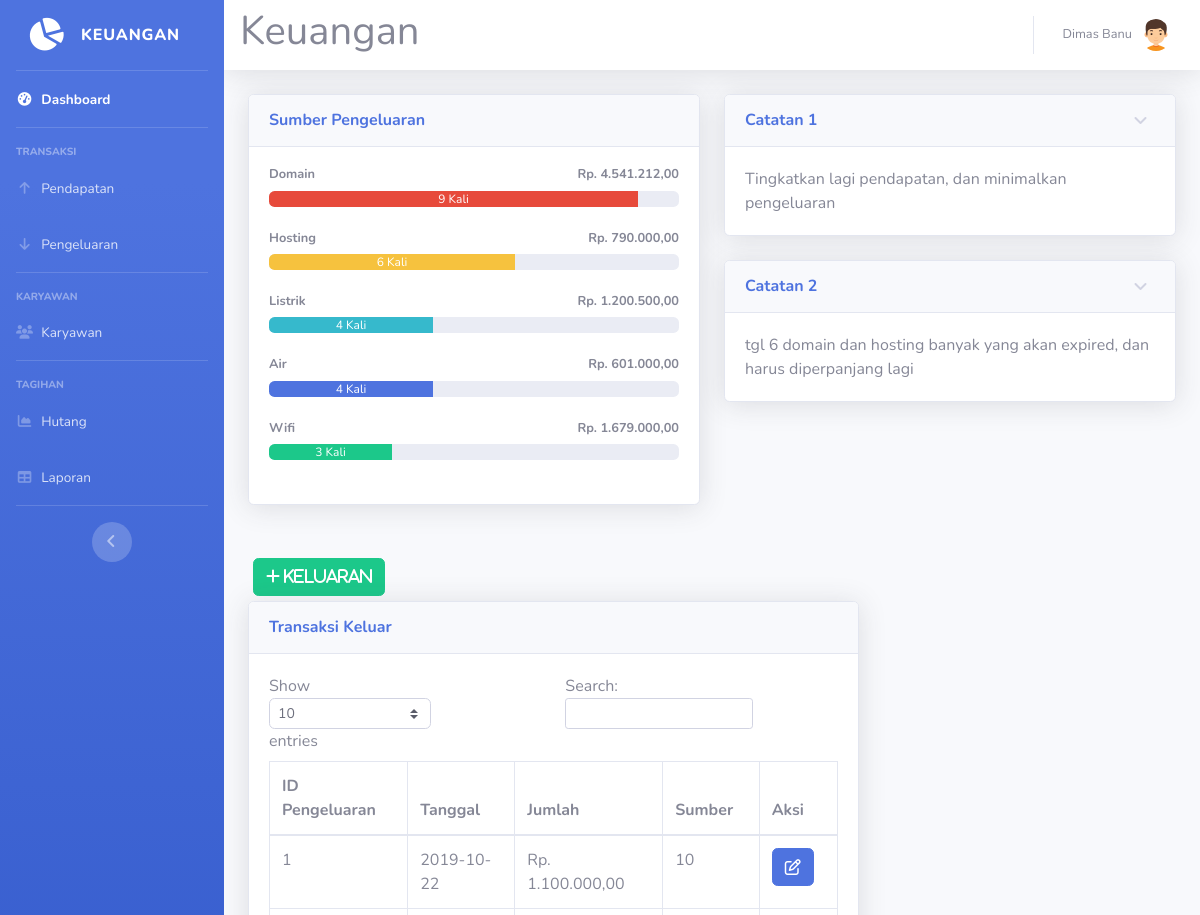
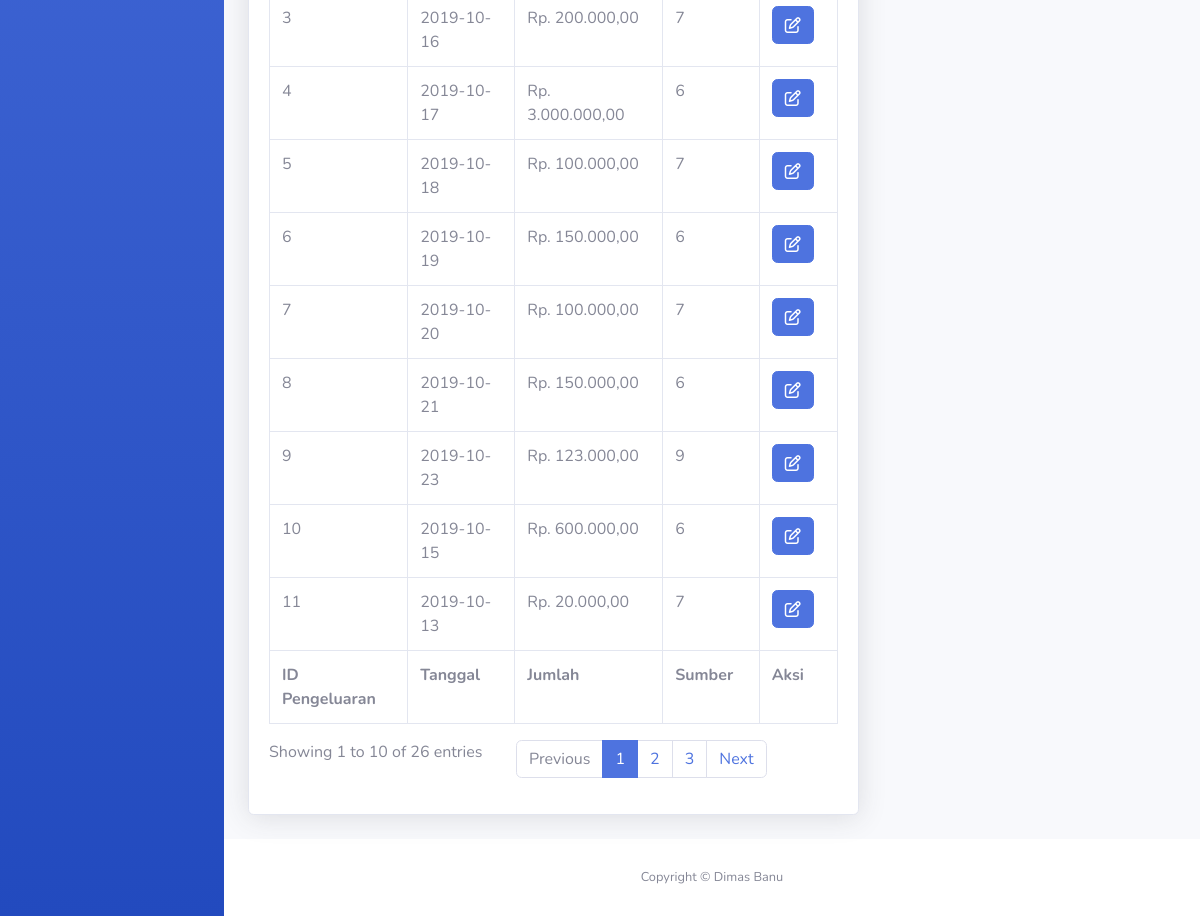
Page /pengeluaran.php (signed in) on the committed database (2 pictures, top to bottom).
### tables this page shows
CREATE TABLE `sumber` (
  `id_sumber` int(11) NOT NULL,
  `nama` varchar(40) NOT NULL
);

CREATE TABLE `catatan` (
  `id_catatan` int(11) NOT NULL,
  `catatan` text NOT NULL
);

CREATE TABLE `pengeluaran` (
  `id_pengeluaran` int(11) NOT NULL,
  `tgl_pengeluaran` date NOT NULL,
  `jumlah` int(11) NOT NULL,
  `id_sumber` int(11) NOT NULL
);

### pengeluaran.php (the view, shortened to what this page needs)
<!DOCTYPE html>
<html lang="en">
<head>
  <link href="vendor/fontawesome-free/css/all.min.css" rel="stylesheet" type="text/css">
  <link href="css/sb-admin-2.min.css" rel="stylesheet">
</head>
<body id="page-top">
<?php
require 'koneksi.php';
require ('sidebar.php');
?>
      <div id="content">
<?php require ('navbar.php');?>
        <div class="container-fluid">
          <div class="row">
            <div class="col-lg-6 mb-4">
              <div class="card shadow mb-4">
                <div class="card-header py-3">
                  <h6 class="m-0 font-weight-bold text-primary">Sumber Pengeluaran</h6>
                </div>
                <div class="card-body">
				<?php
				$namasumber1 = mysqli_query($koneksi,"SELECT * FROM `sumber` where id_sumber= 6 ");
				$sumbern1= mysqli_fetch_assoc($namasumber1);
				$namasumber2 = mysqli_query($koneksi,"SELECT * FROM `sumber` where id_sumber= 7 ");
				$sumbern2= mysqli_fetch_assoc($namasumber2);
				$namasumber3 = mysqli_query($koneksi,"SELECT * FROM `sumber` where id_sumber= 8 ");
				$sumbern3= mysqli_fetch_assoc($namasumber3);
				$namasumber4 = mysqli_query($koneksi,"SELECT * FROM `sumber` where id_sumber= 9 ");
				$sumbern4= mysqli_fetch_assoc($namasumber4);
				$namasumber5 = mysqli_query($koneksi,"SELECT * FROM `sumber` where id_sumber= 10 ");
				$sumbern5= mysqli_fetch_assoc($namasumber5);
				$hasil1=mysqli_query($koneksi,"SELECT * FROM pengeluaran where id_sumber = 6");
				while ($jumlah1=mysqli_fetch_array($hasil1)){
				$arrayhasil1[] = $jumlah1['jumlah'];
				}
				$jumlahhasil1 = array_sum($arrayhasil1);
				$hasil2=mysqli_query($koneksi,"SELECT * FROM pengeluaran where id_sumber = 7");
				while ($jumlah2=mysqli_fetch_array($hasil2)){
				$arrayhasil2[] = $jumlah2['jumlah'];
				}
				$jumlahhasil2 = array_sum($arrayhasil2);
				$hasil3=mysqli_query($koneksi,"SELECT * FROM pengeluaran where id_sumber = 8");
				while ($jumlah3=mysqli_fetch_array($hasil3)){
				$arrayhasil3[] = $jumlah3['jumlah'];
				}
				$jumlahhasil3 = array_sum($arrayhasil3);
				$hasil4=mysqli_query($koneksi,"SELECT * FROM pengeluaran where id_sumber = 9");
				while ($jumlah4=mysqli_fetch_array($hasil4)){
				$arrayhasil4[] = $jumlah4['jumlah'];
				}
				$jumlahhasil4 = array_sum($arrayhasil4);
				$hasil5=mysqli_query($koneksi,"SELECT * FROM pengeluaran where id_sumber = 10");
				while ($jumlah5=mysqli_fetch_array($hasil5)){
				$arrayhasil5[] = $jumlah5['jumlah'];
				}
				$jumlahhasil5 = array_sum($arrayhasil5);
				$sumber1 = mysqli_query($koneksi,"SELECT id_sumber FROM pengeluaran where id_sumber ='6'");
				$sumber1text = mysqli_num_rows($sumber1);
				$sumber1 = mysqli_num_rows($sumber1);
				$sumber1 = $sumber1 * 10;
				$sumber2 = mysqli_query($koneksi,"SELECT id_sumber FROM pengeluaran where id_sumber ='7'");
				$sumber2text = mysqli_num_rows($sumber2);
				$sumber2 = mysqli_num_rows($sumber2);
				$sumber2 = $sumber2 * 10;
				$sumber3 = mysqli_query($koneksi,"SELECT id_sumber FROM pengeluaran where id_sumber ='8'");
				$sumber3text = mysqli_num_rows($sumber3);
				$sumber3 = mysqli_num_rows($sumber3);
				$sumber3 = $sumber3 * 10;
				$sumber4 = mysqli_query($koneksi,"SELECT id_sumber FROM pengeluaran where id_sumber ='9'");
				$sumber4text = mysqli_num_rows($sumber4);
				$sumber4 = mysqli_num_rows($sumber4);
				$sumber4 = $sumber4 * 10;
				$sumber5 = mysqli_query($koneksi,"SELECT id_sumber FROM pengeluaran where id_sumber ='10'");
				$sumber5text = mysqli_num_rows($sumber5);
				$sumber5 = mysqli_num_rows($sumber5);
				$sumber5 = $sumber5 * 10;
				echo '
                  <h4 class="small font-weight-bold">'.$sumbern1['nama'].'<span class="float-right">Rp. '.number_format($jumlahhasil1,2,',','.').'</span></h4>
                  <div class="progress mb-4">
                    <div class="progress-bar bg-danger" role="progressbar" style="width:'.$sumber1.'%" aria-valuenow="50" aria-valuemin="0" aria-valuemax="100">'.$sumber1text.' Kali</div>
                  </div>
				  <h4 class="small font-weight-bold">'.$sumbern2['nama'].'<span class="float-right">Rp. '.number_format($jumlahhasil2,2,',','.').'</span></h4>
                  <div class="progress mb-4">
                    <div class="progress-bar bg-warning" role="progressbar" style="width:'.$sumber2.'%" aria-valuenow="50" aria-valuemin="0" aria-valuemax="100">'.$sumber2text.' Kali</div>
                  </div>
				  <h4 class="small font-weight-bold">'.$sumbern3['nama'].'<span class="float-right">Rp. '.number_format($jumlahhasil3,2,',','.').'</span></h4>
                  <div class="progress mb-4">
                    <div class="progress-bar bg-info" role="progressbar" style="width:'.$sumber3.'%" aria-valuenow="50" aria-valuemin="0" aria-valuemax="100">'.$sumber3text.' Kali</div>
                  </div>
				  <h4 class="small font-weight-bold">'.$sumbern4['nama'].'<span class="float-right">Rp. '.number_format($jumlahhasil4,2,',','.').'</span></h4>
                  <div class="progress mb-4">
                    <div class="progress-bar bg-primary" role="progressbar" style="width:'.$sumber4.'%" aria-valuenow="50" aria-valuemin="0" aria-valuemax="100">'.$sumber4text.' Kali</div>
                  </div>
				  <h4 class="small font-weight-bold">'.$sumbern5['nama'].'<span class="float-right">Rp. '.number_format($jumlahhasil5,2,',','.').'</span></h4>
                  <div class="progress mb-4">
                    <div class="progress-bar bg-success" role="progressbar" style="width:'.$sumber5.'%" aria-valuenow="50" aria-valuemin="0" aria-valuemax="100">'.$sumber5text.' Kali</div>
                  </div>';
				  ?>
                </div>
              </div>
			  </div>
			              <div class="col-lg-6">
              <div class="card shadow mb-4">
                <a href="#collapseCardExample" class="d-block card-header py-3" data-toggle="collapse" role="button" aria-expanded="true" aria-controls="collapseCardExample">
                  <h6 class="m-0 font-weight-bold text-primary">Catatan 1</h6>
                </a>
                <div class="collapse show" id="collapseCardExample">
                  <div class="card-body">
                    <?php
					$catatan = mysqli_query($koneksi, "SELECT catatan From catatan WHERE id_catatan = 3");
					$catatan = mysqli_fetch_array($catatan);
					echo $catatan['catatan'];
					?>
                  </div>
                </div>
              </div>
			                <div class="card shadow mb-4">
                <a href="#collapseCardExample1" class="d-block card-header py-3" data-toggle="collapse" role="button" aria-expanded="true" aria-controls="collapseCardExample1">
                  <h6 class="m-0 font-weight-bold text-primary">Catatan 2</h6>
                </a>
                <div class="collapse show" id="collapseCardExample1">
                  <div class="card-body">
                     <?php
					$catatan = mysqli_query($koneksi, "SELECT catatan From catatan WHERE id_catatan = 4");
					$catatan = mysqli_fetch_array($catatan);
					echo $catatan['catatan'];
					?>
                  </div>
                </div>
              </div>
			  </div>
			  </div>
			<button type="button" class="btn btn-success" style="margin:5px" data-toggle="modal" data-target="#myModalTambah"><i class="fa fa-plus"> Keluaran</i></button><br>
	<div class="row">
		<div class="col-xl-8 col-lg-7">
          <div class="card shadow mb-4">
            <div class="card-header py-3">
              <h6 class="m-0 font-weight-bold text-primary">Transaksi Keluar</h6>
            </div>
            <div class="card-body">
              <div class="table-responsive">
                <table class="table table-bordered" id="dataTable" width="100%" cellspacing="0">
                  <thead>
                    <tr>
                      <th>ID Pengeluaran</th>
                      <th>Tanggal</th>
                      <th>Jumlah</th>
                      <th>Sumber</th>
					  <th>Aksi</th>
                    </tr>
                  </thead>
                  <tfoot>
                    <tr>
                      <th>ID Pengeluaran</th>
                      <th>Tanggal</th>
                      <th>Jumlah</th>
                      <th>Sumber</th>
                      <th>Aksi</th>
                    </tr>
                  </tfoot>
                  <tbody>
				  <?php
$query = mysqli_query($koneksi,"SELECT * FROM pengeluaran");
while ($data = mysqli_fetch_assoc($query))
{
?>
                    <tr>
                      <td><?=$data['id_pengeluaran']?></td>
                      <td><?=$data['tgl_pengeluaran']?></td>
                      <td>Rp. <?=number_format($data['jumlah'],2,',','.');?></td>
                      <td><?=$data['id_sumber']?></td>
					  <td>
<a href="#" type="button" class=" fa fa-edit btn btn-primary btn-md" data-toggle="modal" data-target="#myModal<?php echo $data['id_pengeluaran']; ?>"></a>
</td>
</tr>
  </div>
<?php
}
?>
<?php require 'footer.php'?>
</body>
</html>

### rows in the picture
sumber: nama "Domain"
sumber: nama "Hosting"
sumber: nama "Listrik"
sumber: nama "Air"
sumber: nama "Wifi"
catatan: catatan "Tingkatkan lagi pendapatan, dan minimalkan pengeluaran"
catatan: catatan "tgl 6 domain dan hosting banyak yang akan expired, dan harus diperpanjang lagi"
pengeluaran: id_pengeluaran "1", tgl_pengeluaran "2019-10-22", jumlah "1.100.000,00", id_sumber "10"
pengeluaran: id_pengeluaran "3", tgl_pengeluaran "2019-10-16", jumlah "200.000,00", id_sumber "7"
pengeluaran: id_pengeluaran "4", tgl_pengeluaran "2019-10-17", jumlah "3.000.000,00", id_sumber "6"
pengeluaran: id_pengeluaran "5", tgl_pengeluaran "2019-10-18", jumlah "100.000,00", id_sumber "7"
pengeluaran: id_pengeluaran "6", tgl_pengeluaran "2019-10-19", jumlah "150.000,00", id_sumber "6"
pengeluaran: id_pengeluaran "7", tgl_pengeluaran "2019-10-20", jumlah "100.000,00", id_sumber "7"
pengeluaran: id_pengeluaran "8", tgl_pengeluaran "2019-10-21", jumlah "150.000,00", id_sumber "6"
pengeluaran: id_pengeluaran "9", tgl_pengeluaran "2019-10-23", jumlah "123.000,00", id_sumber "9"
pengeluaran: id_pengeluaran "10", tgl_pengeluaran "2019-10-15", jumlah "600.000,00", id_sumber "6"
pengeluaran: id_pengeluaran "11", tgl_pengeluaran "2019-10-13", jumlah "20.000,00", id_sumber "7"

### other values in the picture
$_SESSION['nama'] "Dimas Banu"
$jumlahhasil1 "4.541.212,00"
$sumber1text "9"
$jumlahhasil2 "790.000,00"
$sumber2text "6"
$jumlahhasil3 "1.200.500,00"
$sumber3text "4"
$jumlahhasil4 "601.000,00"
$sumber4text "4"
$jumlahhasil5 "1.679.000,00"
$sumber5text "3"
